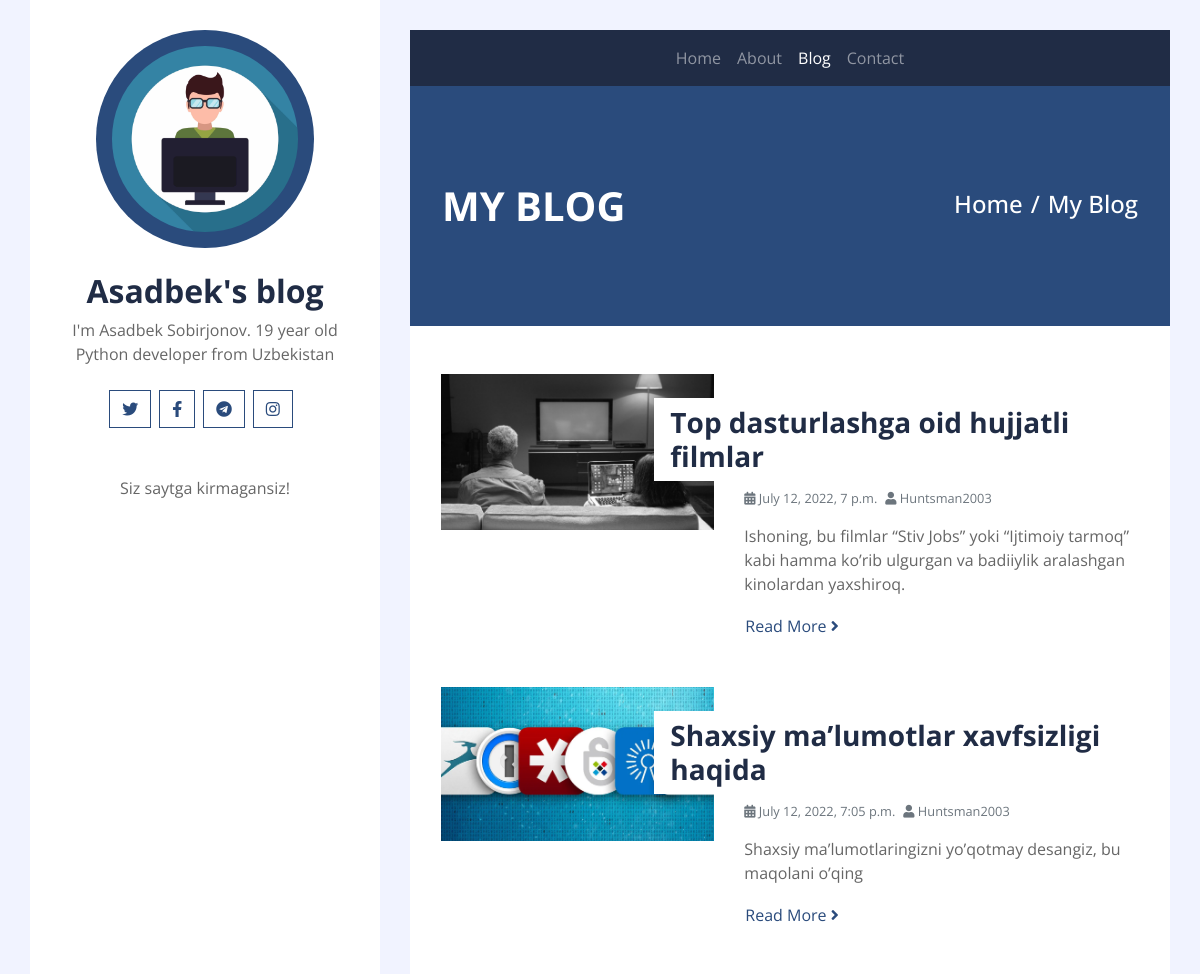
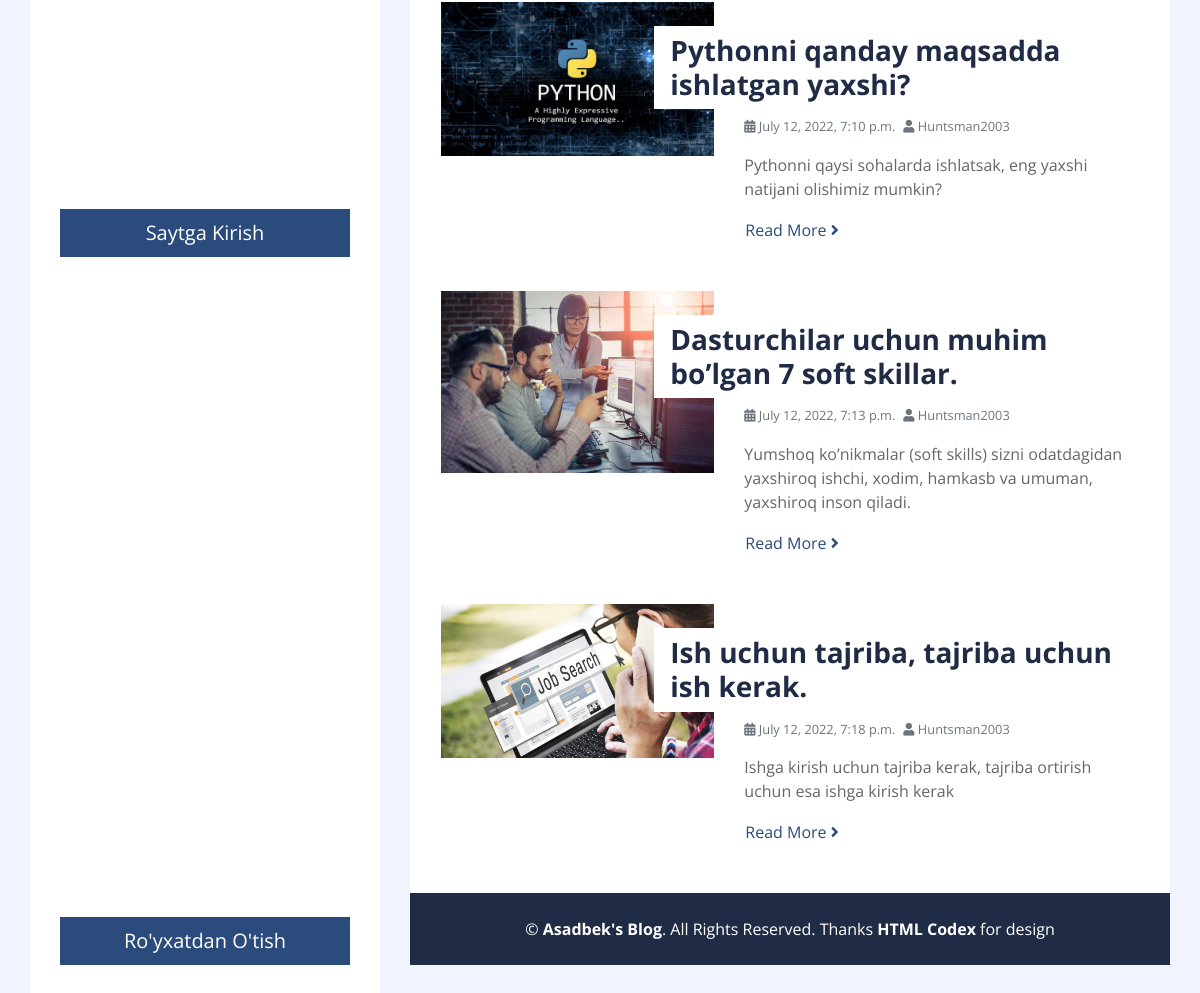
The app's page /articles/ with its own data (2 pictures, top to bottom).
### pages/models.py (models this page shows, shortened)
class ArticleModel(models.Model):
    sarlavha = models.CharField(max_length=50)
    qisqa_mazmun = models.CharField(max_length=200)
    body = RichTextField()
    photo = models.ImageField(upload_to='images/', blank=True)
    date = models.DateTimeField(auto_now_add=True)
    muallif = models.ForeignKey(
        get_user_model(),
        on_delete=models.CASCADE
    )

### accounts/models.py (models this page shows)
class CustomUser(AbstractUser):
    age = models.PositiveIntegerField(null=True, blank=True)
    shahar = models.CharField(max_length=50, blank=True)

### pages/views.py (the view)
# urls.py: path('articles/', ArticleListView.as_view(), name='article_list'),
class ArticleListView(ListView):
    model = ArticleModel
    template_name = 'article_list.html'

### templates/article_list.html (shortened to what this page needs)
{% extends 'base.html' %}
{% load static %}
{% block navbar %}
    <a href="{% url 'home' %}" class="nav-item nav-link">Home</a>
    <a href="{% url 'about' %}" class="nav-item nav-link">About</a>
    <a href="{% url 'article_list' %}" class="nav-item nav-link active">Blog</a>
    <a href="{% url 'contact' %}" class="nav-item nav-link">Contact</a>
{% endblock navbar %}
{% block content %}
    <div class="container py-5 px-2 bg-primary">
        <div class="row py-5 px-4">
            <div class="col-sm-6 text-center text-md-left">
                <h1 class="mb-3 mb-md-0 text-white text-uppercase font-weight-bold">My Blog</h1>
            </div>
            <div class="col-sm-6 text-center text-md-right">
                <div class="d-inline-flex pt-2">
                    <h4 class="m-0 text-white"><a class="text-white" href="{% url 'home' %}">Home</a></h4>
                    <h4 class="m-0 text-white px-2">/</h4>
                    <h4 class="m-0 text-white">My Blog</h4>
                </div>
            </div>
        </div>
    </div>
    <div class="container bg-white pt-5">
        {% for maqola in object_list %}
            <div class="row blog-item px-3 pb-5">
                <div class="col-md-5">
                    {% if maqola.photo %}
                        <img class="img-fluid mb-4 mb-md-0" src="{{ maqola.photo.url }}" alt="Image">
                    {% endif %}
                </div>
                <div class="col-md-7">
                    <h3 class="mt-md-4 px-md-3 mb-2 py-2 bg-white font-weight-bold"> {{ maqola.sarlavha }} </h3>
                    <div class="d-flex mb-3">
                        <small class="mr-2 text-muted"><i class="fa fa-calendar-alt"></i> {{ maqola.date }} </small>
                        <small class="mr-2 text-muted"><i class="fa fa-user"></i> {{ maqola.muallif }} </small>
                    </div>
                    <p> {{ maqola.qisqa_mazmun }} </p>
                    <a class="btn btn-link p-0" href="{% url 'article_detail' maqola.pk %}">Read More <i class="fa fa-angle-right"></i></a>
                </div>
            </div>
        {% endfor %}
    </div>
{% endblock content %}

### records on screen
ArticleModel: photo (picture), sarlavha "Top dasturlashga oid hujjatli filmlar", date "July 12, 2022, 7 p.m.", muallif "Huntsman2003", qisqa_mazmun "Ishoning, bu filmlar “Stiv Jobs” yoki “Ijtimoiy tarmoq” kabi hamma ko’rib ulgurgan va badiiylik aralashgan kinolardan yaxshiroq."
ArticleModel: photo (picture), sarlavha "Shaxsiy ma’lumotlar xavfsizligi haqida", date "July 12, 2022, 7:05 p.m.", muallif "Huntsman2003", qisqa_mazmun "Shaxsiy ma’lumotlaringizni yo’qotmay desangiz, bu maqolani o’qing"
ArticleModel: photo (picture), sarlavha "Pythonni qanday maqsadda ishlatgan yaxshi?", date "July 12, 2022, 7:10 p.m.", muallif "Huntsman2003", qisqa_mazmun "Pythonni qaysi sohalarda ishlatsak, eng yaxshi natijani olishimiz mumkin?"
ArticleModel: photo (picture), sarlavha "Dasturchilar uchun muhim bo’lgan 7 soft skillar.", date "July 12, 2022, 7:13 p.m.", muallif "Huntsman2003", qisqa_mazmun "Yumshoq ko’nikmalar (soft skills) sizni odatdagidan yaxshiroq ishchi, xodim, hamkasb va umuman, yaxshiroq inson qiladi."
ArticleModel: photo (picture), sarlavha "Ish uchun tajriba, tajriba uchun ish kerak.", date "July 12, 2022, 7:18 p.m.", muallif "Huntsman2003", qisqa_mazmun "Ishga kirish uchun tajriba kerak, tajriba ortirish uchun esa ishga kirish kerak"
